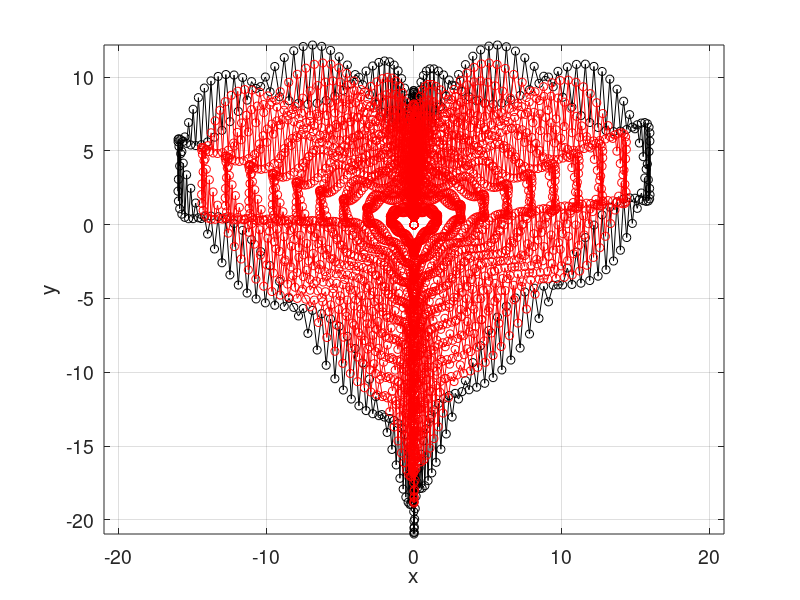

Write MATLAB code to recreate this figure.
clear; close all; clc;

%% Define parametric curve:
t = 0:360;
x = 16*sind(t).^3; % in degree
y = 13*cosd(t) - 5*cosd(2*t) - 2*cos(3*t) - cosd(4*t);

%% Assemble data into homogeneous coordinate:
points = [x; y; ones(1, length(x))];

%% Define an inline function for plotting
plot_points = @(list_of_points, cs) ...
    plot(list_of_points(1,:), list_of_points(2,:), [cs '-o']);

%% Define 2D transformation matricies in homogeneous coordinate
% scaling matrix
S = @(sx, sy) [sx, 0,  0; % anonymous function!
                0, sy, 0;
                0, 0,  1];

% Translation matrix
T = @(tx, ty) [eye(3,2) [tx ty 1]']; % creates diagonal matrix

% Rotation matrix: positive theta in degree counterclockwise
R = @(theta) [cosd(theta), -sind(theta), 0;
              sind(theta),  cosd(theta), 0;
              0,            0,          1];

%% Transform data

figure(1); hold on;
plot_points(points,'k');
axis equal;
xlabel('x'); ylabel('y');
box on; grid on;
set(gca,'FontSize',14)

for n = 1:10
    transform_points = S((10-n)/10, (10-n)/10)*points;
    plot_points(transform_points,'r');
end
